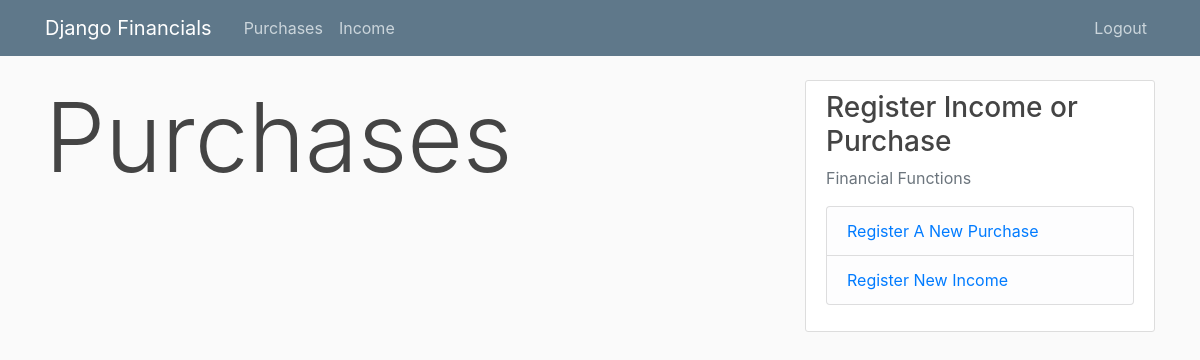
The app's page /purchase (signed in), older data.
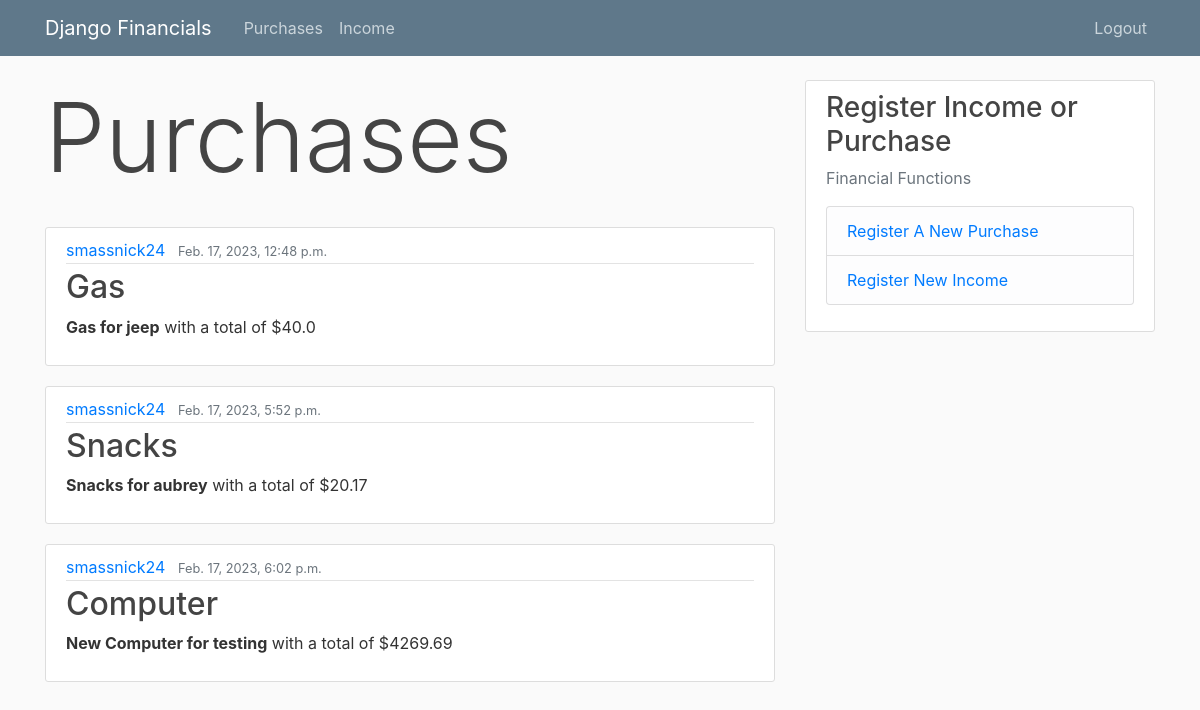
The same page, newer data.
### finance_app/models.py (models this page shows, shortened)
class Purchase(models.Model):
    purchase_name = models.CharField(max_length=100)
    purchase_description = models.TextField()
    amount = models.FloatField()
    date_purchased = models.DateTimeField(default=timezone.now)
    owner = models.ForeignKey(User, on_delete=models.CASCADE)

### finance_app/views.py (the view)
# urls.py: path("purchase", views.purchase_page, name="purchase_page"),
@login_required
def purchase_page(request):
    context = {
        "title": "Purchases",
        'purchases': Purchase.objects.all()
    }
    return render(request, "finance_app/purchases.html", context)

### finance_app/templates/finance_app/purchases.html (shortened to what this page needs)
{% extends "finance_app/base.html"%}
{% block content%}
    <h1 class="display-1">Purchases</h1>
    <br>
    {% for purchase in purchases %}
        {% if purchase.owner == user%}
        <article class="media content-section">
            <div class="media-body">
                <div class="article-metadata">
                    <a class="mr-2" href="#">{{purchase.owner}}</a>
                    <small class="text-muted">{{purchase.date_purchased}}</small>
                </div>
                <h2><a class="article-title" href="#">{{purchase.purchase_name}}</a></h2>
                <p class="article-content"><strong>{{purchase.purchase_description}}</strong> with a total of ${{purchase.amount}}</p>
        </article>
        {% endif %}
    {% endfor %}
{% endblock content%}

### finance_app/templates/finance_app/base.html (shortened to what this page needs)
{% load static %}
<!DOCTYPE html>
<html>
<head>
    <link rel="stylesheet" href="https://cdn.jsdelivr.net/npm/bootstrap@4.3.1/dist/css/bootstrap.min.css">
    <link rel="stylesheet" type="text/css" href="{% static 'finance_app/styles.css' %}">
</head>
<body>
    <header class="site-header">
        <nav class="navbar navbar-expand-md navbar-dark bg-steel fixed-top">
          <div class="container">
            <a class="navbar-brand mr-4" href="#">Django Financials</a>
            <div class="collapse navbar-collapse" id="navbarToggle">
              <div class="navbar-nav mr-auto">
                {% if user.is_authenticated %}
                <a class="nav-item nav-link" href="/purchase">Purchases</a>
                <a class="nav-item nav-link" href="/income">Income</a>
                {% endif %}
              </div>
              <div class="navbar-nav">
                {% if user.is_authenticated %}
                  <a class="nav-item nav-link" href="{% url 'logout' %}">Logout</a>
                {% else %}
                  <a class="nav-item nav-link" href="{% url 'login' %}">Login</a>
                  <a class="nav-item nav-link" href="{% url 'register' %}">Register</a>
                {% endif %}
              </div>
            </div>
          </div>
        </nav>
      </header>
      <main role="main" class="container">
        <div class="row">
          <div class="col-md-8">
            {% block content %}{% endblock %}
          </div>
          {% if user.is_authenticated %}
          <div class="col-md-4">
            <div class="content-section">
              <h3>Register Income or Purchase</h3>
              <p class='text-muted'>Financial Functions
                <ul class="list-group">
                  <li class="list-group-item list-group-item-light"><a href="{% url 'register_new_purchase' %}">Register A New Purchase</a></li>
                  <li class="list-group-item list-group-item-light"><a href="{% url 'register_new_income' %}">Register New Income</a></li>
                </ul>
              </p>
            </div>
          </div>
          {% endif %}
        </div>
      </main>
</body>
</html>

### finance_app/static/finance_app/styles.css (style rules this page uses)
body { background: #fafafa; color: #333333; margin-top: 5rem; }
h1, h2, h3, h4, h5, h6 { color: #444444; }
ul { margin: 0; }
.bg-steel { background-color: #5f788a; }
.site-header .navbar-nav .nav-link { color: #cbd5db; }
.content-section { background: #ffffff; padding: 10px 20px; border: 1px solid #dddddd; border-radius: 3px; margin-bottom: 20px; }
.article-title { color: #444444; }
.article-content { white-space: pre-line; }
.article-metadata { padding-bottom: 1px; margin-bottom: 4px; border-bottom: 1px solid #e3e3e3 }

Row changes from the older to the newer data that the page shows:
added Purchase: owner "smassnick24", date_purchased "Feb. 17, 2023, 12:48 p.m.", purchase_name "Gas", purchase_description "Gas for jeep", amount "40.0"
added Purchase: owner "smassnick24", date_purchased "Feb. 17, 2023, 5:52 p.m.", purchase_name "Snacks", purchase_description "Snacks for aubrey", amount "20.17"
added Purchase: owner "smassnick24", date_purchased "Feb. 17, 2023, 6:02 p.m.", purchase_name "Computer", purchase_description "New Computer for testing", amount "4269.69"
